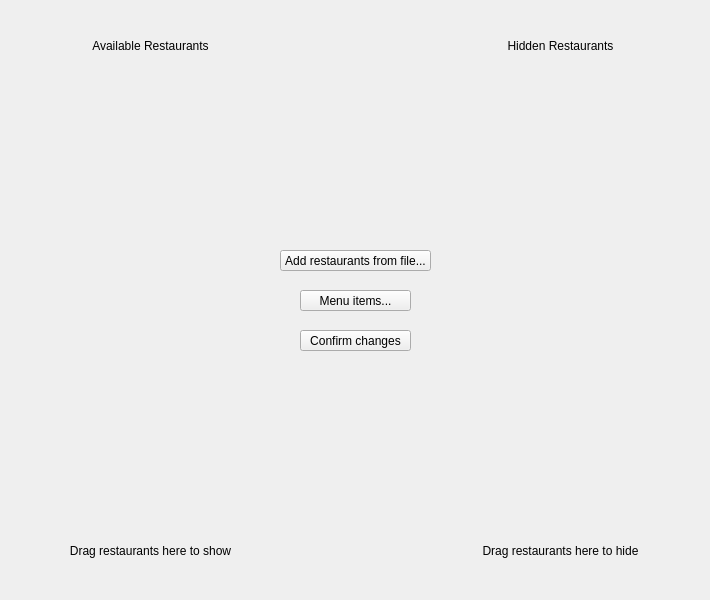
<?xml version="1.0" encoding="UTF-8"?>
<ui version="4.0">
 <class>AdminView</class>
 <widget class="QWidget" name="AdminView">
  <property name="geometry">
   <rect>
    <x>0</x>
    <y>0</y>
    <width>710</width>
    <height>600</height>
   </rect>
  </property>
  <property name="windowTitle">
   <string>Form</string>
  </property>
  <widget class="QStackedWidget" name="stackedWidget">
   <property name="geometry">
    <rect>
     <x>0</x>
     <y>0</y>
     <width>710</width>
     <height>600</height>
    </rect>
   </property>
   <property name="currentIndex">
    <number>0</number>
   </property>
   <widget class="QWidget" name="page_restSelect">
    <widget class="QWidget" name="widget_restListAvailable" native="true">
     <property name="geometry">
      <rect>
       <x>50</x>
       <y>60</y>
       <width>201</width>
       <height>481</height>
      </rect>
     </property>
    </widget>
    <widget class="QPushButton" name="pushButton_confirmRestChanges">
     <property name="geometry">
      <rect>
       <x>300</x>
       <y>330</y>
       <width>111</width>
       <height>21</height>
      </rect>
     </property>
     <property name="text">
      <string>Confirm changes</string>
     </property>
    </widget>
    <widget class="QWidget" name="widget_restListHidden" native="true">
     <property name="geometry">
      <rect>
       <x>460</x>
       <y>60</y>
       <width>201</width>
       <height>481</height>
      </rect>
     </property>
    </widget>
    <widget class="QLabel" name="label_restListAvailable">
     <property name="geometry">
      <rect>
       <x>50</x>
       <y>30</y>
       <width>201</width>
       <height>31</height>
      </rect>
     </property>
     <property name="text">
      <string>Available Restaurants</string>
     </property>
     <property name="alignment">
      <set>Qt::AlignCenter</set>
     </property>
    </widget>
    <widget class="QLabel" name="label_restListHidden">
     <property name="geometry">
      <rect>
       <x>460</x>
       <y>30</y>
       <width>201</width>
       <height>31</height>
      </rect>
     </property>
     <property name="text">
      <string>Hidden Restaurants</string>
     </property>
     <property name="alignment">
      <set>Qt::AlignCenter</set>
     </property>
    </widget>
    <widget class="QLabel" name="label_instructionHide">
     <property name="geometry">
      <rect>
       <x>460</x>
       <y>540</y>
       <width>201</width>
       <height>21</height>
      </rect>
     </property>
     <property name="text">
      <string>Drag restaurants here to hide</string>
     </property>
     <property name="alignment">
      <set>Qt::AlignCenter</set>
     </property>
    </widget>
    <widget class="QPushButton" name="pushButton_addFromFile">
     <property name="geometry">
      <rect>
       <x>280</x>
       <y>250</y>
       <width>151</width>
       <height>21</height>
      </rect>
     </property>
     <property name="text">
      <string>Add restaurants from file...</string>
     </property>
    </widget>
    <widget class="QLabel" name="label_instructionRestore">
     <property name="geometry">
      <rect>
       <x>50</x>
       <y>540</y>
       <width>201</width>
       <height>21</height>
      </rect>
     </property>
     <property name="text">
      <string>Drag restaurants here to show</string>
     </property>
     <property name="alignment">
      <set>Qt::AlignCenter</set>
     </property>
    </widget>
    <widget class="QPushButton" name="pushButton_editMenuView">
     <property name="geometry">
      <rect>
       <x>300</x>
       <y>290</y>
       <width>111</width>
       <height>21</height>
      </rect>
     </property>
     <property name="text">
      <string>Menu items...</string>
     </property>
    </widget>
   </widget>
   <widget class="QWidget" name="page_menuSelect">
    <widget class="QPushButton" name="pushButton_selectRestView">
     <property name="geometry">
      <rect>
       <x>310</x>
       <y>520</y>
       <width>91</width>
       <height>21</height>
      </rect>
     </property>
     <property name="text">
      <string>Go back...</string>
     </property>
    </widget>
    <widget class="QDoubleSpinBox" name="doubleSpinBox_priceEdit">
     <property name="geometry">
      <rect>
       <x>260</x>
       <y>450</y>
       <width>61</width>
       <height>23</height>
      </rect>
     </property>
     <property name="frame">
      <bool>true</bool>
     </property>
     <property name="prefix">
      <string>$</string>
     </property>
    </widget>
    <widget class="QWidget" name="widget_menuAvailable" native="true">
     <property name="geometry">
      <rect>
       <x>30</x>
       <y>60</y>
       <width>221</width>
       <height>481</height>
      </rect>
     </property>
    </widget>
    <widget class="QWidget" name="widget_menuDeleted" native="true">
     <property name="geometry">
      <rect>
       <x>460</x>
       <y>60</y>
       <width>221</width>
       <height>481</height>
      </rect>
     </property>
    </widget>
    <widget class="QLabel" name="label_menuHidden">
     <property name="geometry">
      <rect>
       <x>470</x>
       <y>30</y>
       <width>201</width>
       <height>31</height>
      </rect>
     </property>
     <property name="text">
      <string>Hidden Menu Items</string>
     </property>
     <property name="alignment">
      <set>Qt::AlignCenter</set>
     </property>
    </widget>
    <widget class="QLabel" name="label_menuAvailable">
     <property name="geometry">
      <rect>
       <x>40</x>
       <y>30</y>
       <width>201</width>
       <height>31</height>
      </rect>
     </property>
     <property name="text">
      <string>Available Menu Items</string>
     </property>
     <property name="alignment">
      <set>Qt::AlignCenter</set>
     </property>
    </widget>
    <widget class="QPushButton" name="pushButton_hideMenuItem">
     <property name="geometry">
      <rect>
       <x>99</x>
       <y>550</y>
       <width>81</width>
       <height>21</height>
      </rect>
     </property>
     <property name="text">
      <string>Hide</string>
     </property>
    </widget>
    <widget class="QPushButton" name="pushButton_restoreMenuItem">
     <property name="geometry">
      <rect>
       <x>530</x>
       <y>550</y>
       <width>80</width>
       <height>21</height>
      </rect>
     </property>
     <property name="text">
      <string>Restore</string>
     </property>
    </widget>
    <widget class="QLabel" name="label_menuEdit">
     <property name="geometry">
      <rect>
       <x>260</x>
       <y>380</y>
       <width>191</width>
       <height>31</height>
      </rect>
     </property>
     <property name="text">
      <string>Edit menu item</string>
     </property>
     <property name="alignment">
      <set>Qt::AlignCenter</set>
     </property>
    </widget>
    <widget class="QLineEdit" name="lineEdit_nameEdit">
     <property name="geometry">
      <rect>
       <x>260</x>
       <y>420</y>
       <width>191</width>
       <height>21</height>
      </rect>
     </property>
     <property name="placeholderText">
      <string>menu item name</string>
     </property>
    </widget>
    <widget class="QDoubleSpinBox" name="doubleSpinBox_priceAdd">
     <property name="geometry">
      <rect>
       <x>260</x>
       <y>240</y>
       <width>61</width>
       <height>23</height>
      </rect>
     </property>
     <property name="frame">
      <bool>true</bool>
     </property>
     <property name="prefix">
      <string>$</string>
     </property>
    </widget>
    <widget class="QLabel" name="label_menuAdd">
     <property name="geometry">
      <rect>
       <x>260</x>
       <y>170</y>
       <width>191</width>
       <height>31</height>
      </rect>
     </property>
     <property name="text">
      <string>Add menu item</string>
     </property>
     <property name="alignment">
      <set>Qt::AlignCenter</set>
     </property>
    </widget>
    <widget class="QLineEdit" name="lineEdit_nameAdd">
     <property name="geometry">
      <rect>
       <x>260</x>
       <y>210</y>
       <width>191</width>
       <height>21</height>
      </rect>
     </property>
     <property name="placeholderText">
      <string>menu item name</string>
     </property>
    </widget>
    <widget class="QPushButton" name="pushButton_menuAdd">
     <property name="geometry">
      <rect>
       <x>380</x>
       <y>240</y>
       <width>71</width>
       <height>21</height>
      </rect>
     </property>
     <property name="text">
      <string>Add</string>
     </property>
    </widget>
    <widget class="QPushButton" name="pushButton_menuEdit">
     <property name="geometry">
      <rect>
       <x>380</x>
       <y>450</y>
       <width>71</width>
       <height>21</height>
      </rect>
     </property>
     <property name="text">
      <string>Confirm</string>
     </property>
    </widget>
   </widget>
  </widget>
 </widget>
 <resources/>
 <connections/>
</ui>
